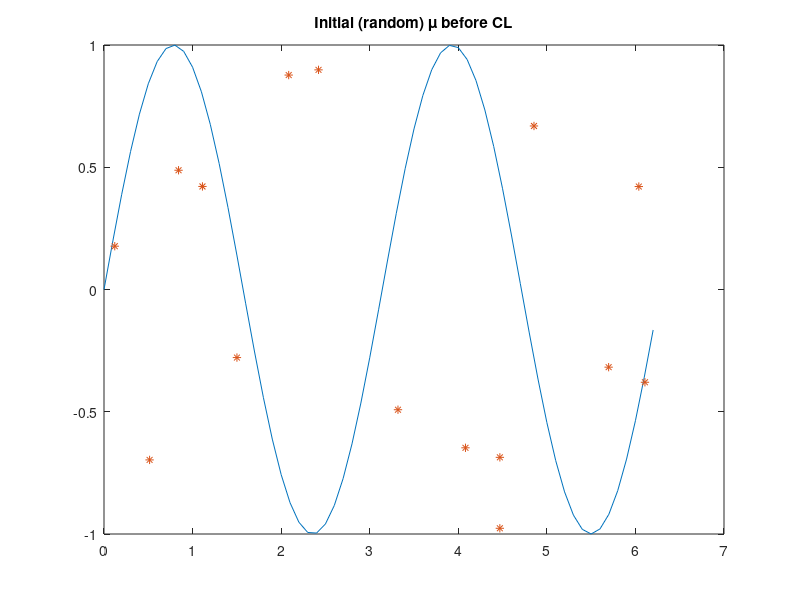

This figure's MATLAB source: (Note: this script raises an error after producing the figure.)
% ANN_Lab2_3_3
clear all; close all; clc;

%Step 1 is to create the data that will be used (sin(2x) with noise and
%without noise)

%Create the column vector containing the points on the interval [0,2pi]
%As well as the training sets, one sinus function
train_vect = 0:0.1:2*pi;
train_sin = sin(2*train_vect);

%create testing sets
test_vect = 0.05:0.1:2*pi;          
test_sin = sin(2*test_vect);

%create and add noise with zero mean and variance = 0.1
var = 0.1;
gauss_noise = var*randn(1,length(train_vect));
train_sin_noise = train_sin + gauss_noise;
test_sin_noise = test_sin + gauss_noise;

%number of rbf units: Use 15 because that is how many it needs to get error lower than 0.01
units = 15;

%create random rbf units (mui's) to feed into the CL algorithm
train_mui = rand(2,units);%get_random_mui(train_vect, units);
train_mui(1,:) = train_mui(1,:)*train_vect(end);
train_mui(2,:) = train_mui(2,:)*2 - 1;

test_mui = rand(2,units);
test_mui(1,:) = test_mui(1,:)*test_vect(end);
test_mui(2,:) = test_mui(2,:)*2-1;

%gather the training and testing data for smooth and noisy data
train_clean = [train_vect; train_sin];
train_noise = [train_vect; train_sin_noise];

test_clean = [test_vect; test_sin];
test_noise = [test_vect; test_sin_noise];

%rbf positioning before feeding into CL in beginning
figure
plot(train_vect, train_sin), hold on, plot(train_mui(1,:),train_mui(2,:),'*')
title('Initial (random) \mu before CL')

% epochs for CL
epochs_CL = 50;
% epochs for delta rule
epochs_delta = 100;

%Give a value to the sigma parameter (for CL).
sigma_CL = ones(1,units)*0.8;
%Give a value to the sigma parameter (for delta).
sigma_delta = ones(1,units)*0.4;
eta = 0.05;
eta_l = 0.001;
%eta_w=0.05;

% Obtain the correct rbf's (mui's) after the CL algorithm
[mui_clean, sigma_clean, rbf_clean] = ...
    findSol3_3(train_clean, train_mui, sigma_CL, eta, epochs_CL);
[mui_noise, sigma_noise, rbf_noise] = ...
    findSol3_3(train_noise, train_mui, sigma_CL, eta, epochs_CL);

%Get the weights and errors from the delta algorithm
[W_clean, rbf_clean, train_error_clean, test_f_clean] =...
    delta_rbf_3_3(train_clean, test_clean, eta, epochs_delta, mui_clean, sigma_delta, units, false);
[W_noise, rbf_noise, train_error_noise, test_f_noise] =...
    delta_rbf_3_3(train_noise, test_noise, eta, epochs_delta, mui_noise, sigma_delta, units, false);

figure
plot(train_vect, train_sin, 'b', mui_clean(1,:),mui_clean(2,:),'go')
hold on
plot(train_vect, test_f_clean, 'r')
figure
plot(train_error_clean)
figure
plot(train_vect, train_sin,'r--',train_vect, train_sin_noise,'b')
hold on
plot(mui_noise(1,:),mui_noise(2,:),'g*')






